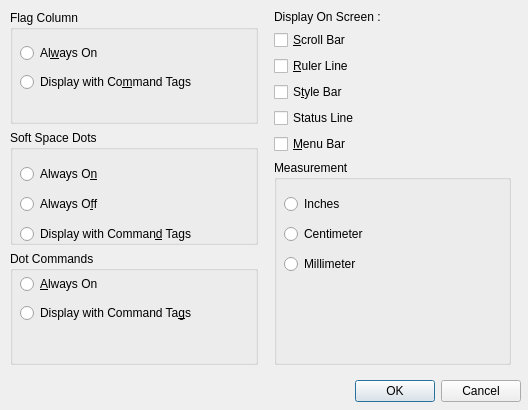
<?xml version="1.0" encoding="UTF-8"?>
<ui version="4.0">
 <class>Preferences</class>
 <widget class="QDialog" name="Preferences">
  <property name="geometry">
   <rect>
    <x>0</x>
    <y>0</y>
    <width>528</width>
    <height>410</height>
   </rect>
  </property>
  <property name="minimumSize">
   <size>
    <width>528</width>
    <height>410</height>
   </size>
  </property>
  <property name="maximumSize">
   <size>
    <width>528</width>
    <height>410</height>
   </size>
  </property>
  <property name="windowTitle">
   <string>Screen Settings</string>
  </property>
  <widget class="QDialogButtonBox" name="buttonBox">
   <property name="geometry">
    <rect>
     <x>180</x>
     <y>375</y>
     <width>341</width>
     <height>32</height>
    </rect>
   </property>
   <property name="minimumSize">
    <size>
     <width>341</width>
     <height>32</height>
    </size>
   </property>
   <property name="orientation">
    <enum>Qt::Horizontal</enum>
   </property>
   <property name="standardButtons">
    <set>QDialogButtonBox::Cancel|QDialogButtonBox::Ok</set>
   </property>
  </widget>
  <widget class="QWidget" name="layoutWidget2">
   <property name="geometry">
    <rect>
     <x>10</x>
     <y>10</y>
     <width>501</width>
     <height>355</height>
    </rect>
   </property>
   <layout class="QHBoxLayout" name="horizontalLayout">
    <item>
     <layout class="QVBoxLayout" name="verticalLayout_4">
      <item>
       <widget class="QGroupBox" name="mFlagColumn">
        <property name="title">
         <string>Flag Column</string>
        </property>
        <property name="alignment">
         <set>Qt::AlignLeading|Qt::AlignLeft|Qt::AlignTop</set>
        </property>
        <widget class="QWidget" name="layoutWidget_4">
         <property name="geometry">
          <rect>
           <x>10</x>
           <y>30</y>
           <width>233</width>
           <height>57</height>
          </rect>
         </property>
         <layout class="QVBoxLayout" name="verticalLayout_3">
          <item>
           <widget class="QRadioButton" name="mFlagAwlaysOn">
            <property name="text">
             <string>Al&amp;ways On</string>
            </property>
           </widget>
          </item>
          <item>
           <widget class="QRadioButton" name="mFlagWithTags">
            <property name="text">
             <string>Display with Co&amp;mmand Tags</string>
            </property>
           </widget>
          </item>
         </layout>
        </widget>
       </widget>
      </item>
      <item>
       <widget class="QGroupBox" name="mSoftSpaceDots">
        <property name="autoFillBackground">
         <bool>false</bool>
        </property>
        <property name="title">
         <string>Soft Space Dots</string>
        </property>
        <property name="alignment">
         <set>Qt::AlignLeading|Qt::AlignLeft|Qt::AlignTop</set>
        </property>
        <widget class="QWidget" name="layoutWidget_5">
         <property name="geometry">
          <rect>
           <x>10</x>
           <y>30</y>
           <width>233</width>
           <height>88</height>
          </rect>
         </property>
         <layout class="QVBoxLayout" name="verticalLayout_2" stretch="0,0,0">
          <item>
           <widget class="QRadioButton" name="radioButton_3">
            <property name="text">
             <string>Always O&amp;n</string>
            </property>
           </widget>
          </item>
          <item>
           <widget class="QRadioButton" name="radioButton_4">
            <property name="text">
             <string>Always O&amp;ff</string>
            </property>
           </widget>
          </item>
          <item>
           <widget class="QRadioButton" name="radioButton_5">
            <property name="text">
             <string>Display with Comman&amp;d Tags</string>
            </property>
           </widget>
          </item>
         </layout>
        </widget>
       </widget>
      </item>
      <item>
       <widget class="QGroupBox" name="mDotCommands">
        <property name="title">
         <string>Dot Commands</string>
        </property>
        <widget class="QWidget" name="layoutWidget_6">
         <property name="geometry">
          <rect>
           <x>10</x>
           <y>20</y>
           <width>233</width>
           <height>57</height>
          </rect>
         </property>
         <layout class="QVBoxLayout" name="verticalLayout_5">
          <item>
           <widget class="QRadioButton" name="radioButton_6">
            <property name="text">
             <string>&amp;Always On</string>
            </property>
           </widget>
          </item>
          <item>
           <widget class="QRadioButton" name="radioButton_7">
            <property name="text">
             <string>Display with Command Ta&amp;gs</string>
            </property>
           </widget>
          </item>
         </layout>
        </widget>
       </widget>
      </item>
     </layout>
    </item>
    <item>
     <layout class="QVBoxLayout" name="verticalLayout_6" stretch="0,1,1">
      <property name="leftMargin">
       <number>10</number>
      </property>
      <item>
       <widget class="QLabel" name="label_10">
        <property name="text">
         <string>Display On Screen :</string>
        </property>
       </widget>
      </item>
      <item>
       <layout class="QVBoxLayout" name="verticalLayout">
        <item>
         <widget class="QCheckBox" name="mScrollBar">
          <property name="text">
           <string>&amp;Scroll Bar</string>
          </property>
         </widget>
        </item>
        <item>
         <widget class="QCheckBox" name="mRulerLine">
          <property name="text">
           <string>&amp;Ruler Line</string>
          </property>
         </widget>
        </item>
        <item>
         <widget class="QCheckBox" name="mStyleBar">
          <property name="text">
           <string>S&amp;tyle Bar</string>
          </property>
         </widget>
        </item>
        <item>
         <widget class="QCheckBox" name="mStatusLine">
          <property name="text">
           <string>Status Line</string>
          </property>
         </widget>
        </item>
        <item>
         <widget class="QCheckBox" name="mMenuBar">
          <property name="text">
           <string>&amp;Menu Bar</string>
          </property>
         </widget>
        </item>
       </layout>
      </item>
      <item>
       <widget class="QGroupBox" name="mMeasurement">
        <property name="title">
         <string>Measurement</string>
        </property>
        <widget class="QWidget" name="layoutWidget">
         <property name="geometry">
          <rect>
           <x>10</x>
           <y>30</y>
           <width>114</width>
           <height>88</height>
          </rect>
         </property>
         <layout class="QGridLayout" name="gridLayout" columnminimumwidth="0">
          <property name="sizeConstraint">
           <enum>QLayout::SetDefaultConstraint</enum>
          </property>
          <item row="0" column="0">
           <widget class="QRadioButton" name="mInches">
            <property name="text">
             <string>Inches</string>
            </property>
           </widget>
          </item>
          <item row="1" column="0">
           <widget class="QRadioButton" name="mCM">
            <property name="text">
             <string>Centimeter</string>
            </property>
           </widget>
          </item>
          <item row="2" column="0">
           <widget class="QRadioButton" name="mMM">
            <property name="text">
             <string>Millimeter</string>
            </property>
           </widget>
          </item>
         </layout>
        </widget>
       </widget>
      </item>
     </layout>
    </item>
   </layout>
  </widget>
 </widget>
 <resources/>
 <connections>
  <connection>
   <sender>buttonBox</sender>
   <signal>accepted()</signal>
   <receiver>Preferences</receiver>
   <slot>accept()</slot>
   <hints>
    <hint type="sourcelabel">
     <x>248</x>
     <y>254</y>
    </hint>
    <hint type="destinationlabel">
     <x>157</x>
     <y>274</y>
    </hint>
   </hints>
  </connection>
  <connection>
   <sender>buttonBox</sender>
   <signal>rejected()</signal>
   <receiver>Preferences</receiver>
   <slot>reject()</slot>
   <hints>
    <hint type="sourcelabel">
     <x>316</x>
     <y>260</y>
    </hint>
    <hint type="destinationlabel">
     <x>286</x>
     <y>274</y>
    </hint>
   </hints>
  </connection>
 </connections>
</ui>
